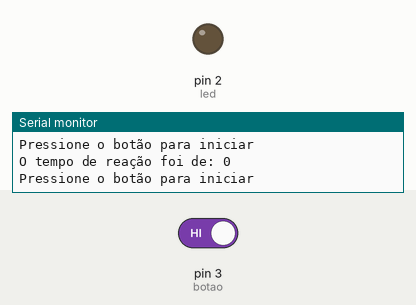
A sketch run on a simulated Arduino Uno, built with avr-gcc and run on an emulated ATmega328P. On the bench: output pins drawn as LEDs (lit = HIGH), the last lines printed to the serial monitor. Inputs (shaded band) come from the test bench; at power-on: pin 3 (botao) HIGH. Random numbers use the default seed unless the sketch sets one.

Above: at 3.4 s.
3.5 s: pin 3 (botao) driven LOW
At 6.8 s:
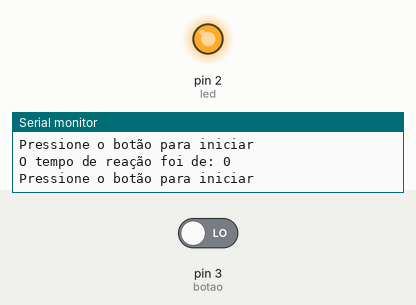
7.8 s: pin 3 (botao) driven HIGH
At 8.3 s:
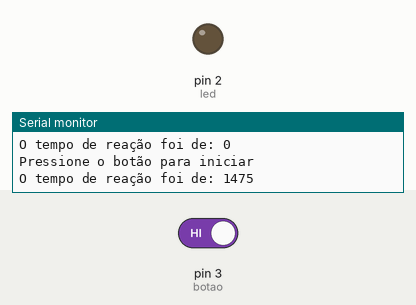
Timing chart, 0 to 10.8 s (numbered marks = the images above; inputs shaded):
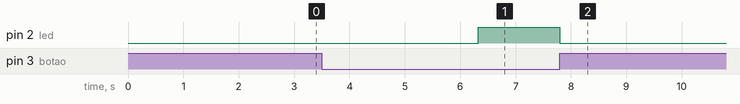

Measured:
- after the input at 3.5 s, pin 2 (led): LOW → HIGH after 2.8 s
- after the input at 7.8 s, pin 2 (led): HIGH → LOW at once

The sketch:

02-tempo-de-reacao.ino
```cpp
int led = 2, botao = 3;
int espera;
int tempo_inicial, tempo_final;

void setup() {
  pinMode(led,OUTPUT);
  pinMode(botao,INPUT);
  Serial.begin(9600);
  randomSeed(analogRead(0));
}

void loop() {
  digitalWrite(led,LOW);
  Serial.println("Pressione o botão para iniciar");
  Serial.println("");
  Serial.println("");
  while(digitalRead(botao) == 0){
    //fica esperando apertar o botão
    //para iniciar o jogo
    digitalWrite(led,HIGH);
    delay(250);
    digitalWrite(led,LOW);
    delay(250);
  }
  espera=random(500, 5000);
  delay(espera);
  digitalWrite(led,HIGH);
  tempo_inicial=millis();
  while(digitalRead(botao) == 0){
    //fica esperando apertar o botão
    //para saber o tempo de reação
  }
  digitalWrite(led,LOW);
  tempo_final=millis();
  Serial.print("O tempo de reação foi de: ");
  Serial.println(tempo_final-tempo_inicial);
  Serial.println("");
  delay(1000);
}
```
